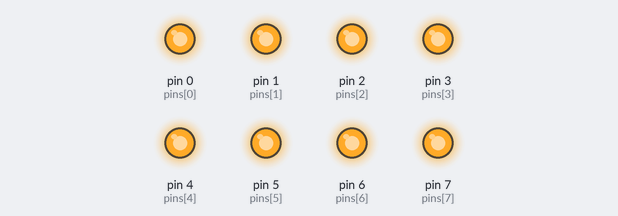
Bench run of a sketch on a simulated Arduino Uno, built with avr-gcc and run on an emulated ATmega328P. On the bench: output pins drawn as LEDs (lit = HIGH).

Above: at 0.5 s.
At 3.5 s:
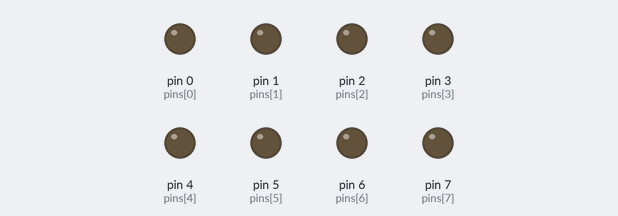
Timing chart, 0 to 4.6 s (numbered marks = the images above):
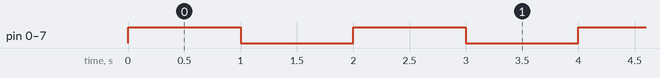

Measured:
- by itself, pin 0 (pins[0]), pin 1 (pins[1]), pin 2 (pins[2]), pin 3 (pins[3]), pin 4 (pins[4]), pin 5 (pins[5]), pin 6 (pins[6]), pin 7 (pins[7]): alternates HIGH for 1.0 s and LOW for 1.0 s

The sketch:

CH_12_04.ino
```cpp
int pins[] = {0, 1, 2, 3, 4, 5, 6, 7};   // LED가 연결된 핀 배열
boolean state = false;      // LED 상태

void setup() {
  for (int i = 0; i < 8; i++) {     // LED 연결 핀을 출력으로 설정
    pinMode(pins[i], OUTPUT);
  }
}

void loop() {
  state = !state;         // LED 상태 반전
  for (int i = 0; i < 8; i++) {     // LED에 상태 표시
    digitalWrite(pins[i], state);
  }
  delay(1000);        // 1초 대기
}
```
